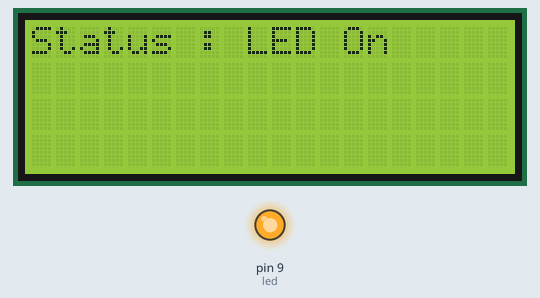
The sketch below on a simulated Arduino Uno, built with avr-gcc and run on an emulated ATmega328P. On the bench: 20×4 character LCD, output pins drawn as LEDs (lit = HIGH).

Above: at 0.1 s.
At 2.1 s:
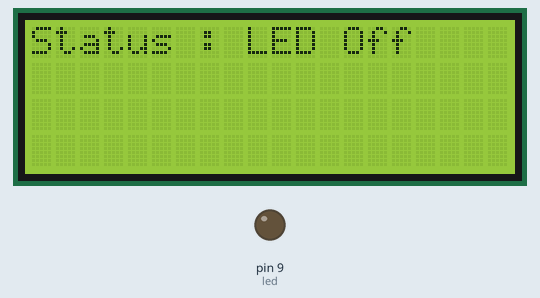
Timing chart, 0 to 130.0 s (numbered marks = the images above):
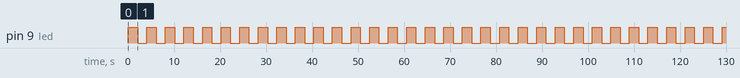

The sketch:

lcd_displaying_status__of_led.ino
```cpp
#include <Wire.h>
#include <LCD.h>
#include <LiquidCrystal_I2C.h>
  LiquidCrystal_I2C lcd(0x27,2,1,0,4,5,6,7,3,POSITIVE);

int led = 9;
//int brightness = 0;
//int fadeAmount = 5;

void setup() {
  //put your setup code here, to run once:
  pinMode(led, OUTPUT);
  lcd.begin(20,4);
lcd.backlight();

}

void loop() {
  // put your main code here, to run repeatedly:
  /*analogWrite(led, brightness);
  brightness = brightness + fadeAmount;
  if(brightness == 0 || brightness == 255)
  {fadeAmount = - fadeAmount;}
  delay(20);
  */


  digitalWrite(led, HIGH);
  lcd.clear();
    lcd.setCursor(0,0);
  lcd.print("Status : ");
  lcd.setCursor(9,0);
  lcd.print("LED On");

  delay(2000);

  digitalWrite(led, LOW);

  lcd.setCursor(0,0);
  lcd.print("Status : ");
  lcd.setCursor(9,0);
  lcd.print("LED Off");
  delay(2000);

}
```

Measured:
- by itself, pin 9 (led): alternates HIGH for 2.0 s and LOW for 2.0 s
